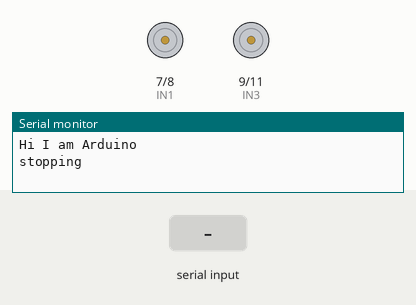
This sketch was run on a simulated Arduino Uno, built with avr-gcc and run on an emulated ATmega328P. Shown: motor-driver pin pairs drawn as motors (green arrow = first pin HIGH = forward, orange = second pin HIGH = backward, longer = more drive, scaled by the enable pin), the last lines printed to the serial monitor. The inputs (shaded band) are chosen by the test bench.

Above: at 1.2 s.
1.3 s: "1" received over Serial
At 2.8 s:
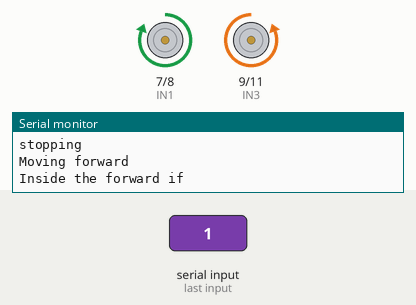
4.3 s: "2" received over Serial
At 5.5 s:
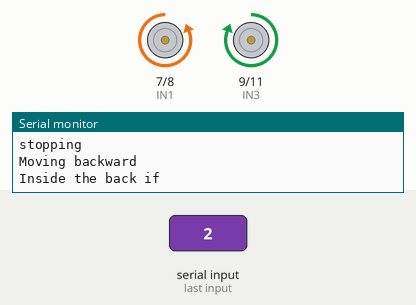
7.3 s: "3" received over Serial
At 8.8 s:
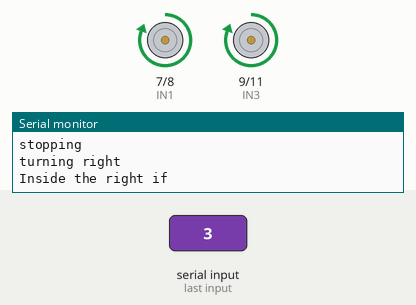
10.3 s: "4" received over Serial
At 11.4 s:
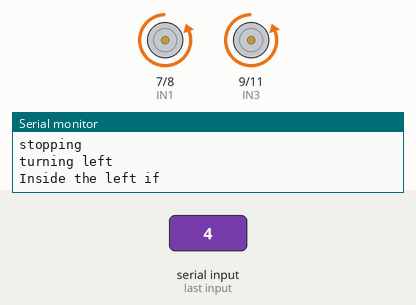
Timing chart, 0 to 13.3 s (numbered marks = the images above; inputs shaded):
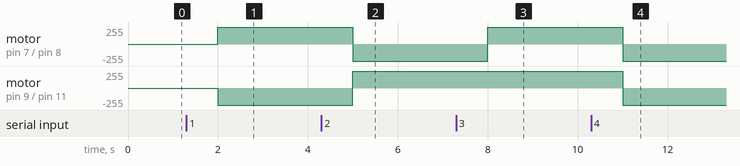

Measured:
- after the input at 1.3 s, motor on pin 7 (IN1) / pin 8 (IN2): stopped → forward 255/255 after 0.70 s; motor on pin 9 (IN3) / pin 11 (IN4): stopped → backward 255/255 after 0.70 s
- after the input at 4.3 s, motor on pin 7 (IN1) / pin 8 (IN2): forward 255/255 → backward 255/255 after 0.70 s; motor on pin 9 (IN3) / pin 11 (IN4): backward 255/255 → forward 255/255 after 0.70 s
- after the input at 7.3 s, motor on pin 7 (IN1) / pin 8 (IN2): backward 255/255 → forward 255/255 after 0.70 s
- after the input at 10.3 s, motor on pin 7 (IN1) / pin 8 (IN2), motor on pin 9 (IN3) / pin 11 (IN4): forward 255/255 → backward 255/255 after 0.70 s

The sketch:

full_functionality_tilt_car_project.ino
```cpp
#define ENA 5
#define ENB 6
#define IN1 7
#define IN2 8
#define IN3 9
#define IN4 11

int data;

void setup(){
  Serial.begin(9600);
  pinMode(ENA,OUTPUT);
  pinMode(ENB,OUTPUT);
  pinMode(IN1,OUTPUT);
  pinMode(IN2,OUTPUT);
  pinMode(IN3,OUTPUT);
  pinMode(IN4,OUTPUT);
  Serial.println("Hi I am Arduino");

}

void forward() {
  digitalWrite(ENA,HIGH);
  digitalWrite(ENB,HIGH);
  digitalWrite(IN1,HIGH);
  digitalWrite(IN2,LOW);
  digitalWrite(IN3,LOW);
  digitalWrite(IN4,HIGH);
  Serial.println("Moving forward");
}

void back() {
  digitalWrite(ENA,HIGH);
  digitalWrite(ENB,HIGH);
  digitalWrite(IN1,LOW);
  digitalWrite(IN2,HIGH);
  digitalWrite(IN3,HIGH);
  digitalWrite(IN4,LOW);
  Serial.println("Moving backward");
}

void right() {
  digitalWrite(ENA,HIGH);
  digitalWrite(ENB,HIGH);
  digitalWrite(IN1,HIGH);
  digitalWrite(IN2,LOW);
  digitalWrite(IN3,HIGH);
  digitalWrite(IN4,LOW);
  Serial.println("turning right");
}

void left() {
  digitalWrite(ENA,HIGH);
  digitalWrite(ENB,HIGH);
  digitalWrite(IN1,LOW);
  digitalWrite(IN2,HIGH);
  digitalWrite(IN3,LOW);
  digitalWrite(IN4,HIGH);
  Serial.println("turning left");
}

void stopit() {
  digitalWrite(ENA,HIGH);
  digitalWrite(ENB,HIGH);
  digitalWrite(IN1,LOW);
  digitalWrite(IN2,LOW);
  digitalWrite(IN3,LOW);
  digitalWrite(IN4,LOW);
  Serial.println("stopping");
}

void loop() {
  while(Serial.available()){
    data = Serial.read();
  }

    if (data=='1'){
      forward();
      Serial.println("Inside the forward if");
    }
    else if (data=='2'){
      back();
      Serial.println("Inside the back if");
    }
    else if (data=='0'){
      stopit();
      Serial.println("Inside the stopit if");
    }
    else if (data=='3'){
      right();
      Serial.println("Inside the right if");
    }
    else if (data=='4'){
      left();
      Serial.println("Inside the left if");
    }
    delay(1000); //delaying 3 seconds
    stopit();


}
```
